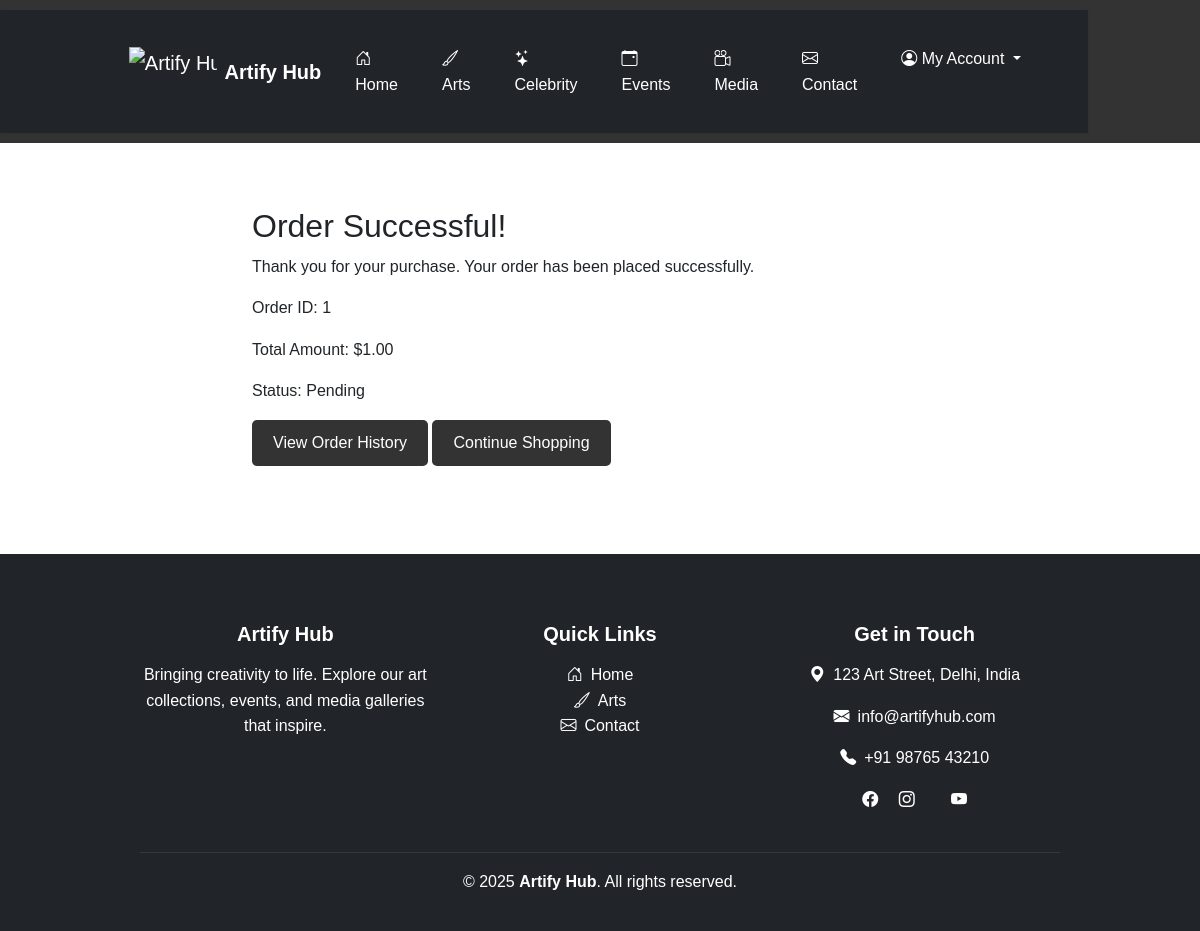
/order-success.php (signed in), run on the app's committed database.
### tables this page shows
CREATE TABLE `orders` (
  `id` int(11) NOT NULL,
  `user_id` int(11) NOT NULL,
  `total_amount` decimal(10,2) NOT NULL,
  `status` varchar(50) DEFAULT 'pending',
  `payment_status` varchar(50) DEFAULT 'unpaid',
  `razorpay_order_id` varchar(100) DEFAULT NULL,
  `razorpay_payment_id` varchar(100) DEFAULT NULL,
  `created_at` datetime DEFAULT current_timestamp()
);

### order-success.php (the view, shortened to what this page needs)
<?php
require_once 'includes/db.php';
$user_id = $_SESSION['user_id'];
$stmt = $pdo->prepare("SELECT * FROM orders WHERE user_id = ? ORDER BY created_at DESC LIMIT 1");
$stmt->execute([$user_id]);
$order = $stmt->fetch();
?>
<!DOCTYPE html>
<html lang="en">
<head>
    <link rel="stylesheet" href="assets/css/style.css">
</head>
<body>
    <?php include 'includes/header.php'; ?>
    <div class="container">
        <h2>Order Successful!</h2>
        <p>Thank you for your purchase. Your order has been placed successfully.</p>
        <?php if ($order): ?>
            <p>Order ID: <?php echo $order['id']; ?></p>
            <p>Total Amount: $<?php echo $order['total_amount']; ?></p>
            <p>Status: <?php echo ucfirst($order['status']); ?></p>
        <?php endif; ?>
        <a href="order-history.php" class="btn">View Order History</a>
        <a href="index.php" class="btn">Continue Shopping</a>
    </div>
    <?php include 'includes/footer.php'; ?>
</body>
</html>

### assets/css/style.css (style rules this page uses)
body { font-family: Arial, sans-serif; margin: 0; padding: 0; line-height: 1.6; }
.container { width: 80%; margin: auto; padding: 20px; }
.btn { display: inline-block; padding: 10px 20px; background: #333; color: #fff; text-decoration: none; border-radius: 5px; }

### data on the page
orders: id "1", total_amount "1.00", status "Pending"
